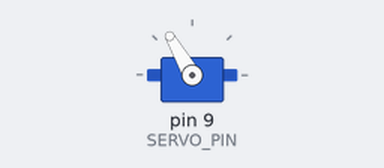
The sketch below on a simulated Arduino Uno, built with avr-gcc and run on an emulated ATmega328P. Shown: servo.

Above: at 0.05 s.
At 0.8 s:
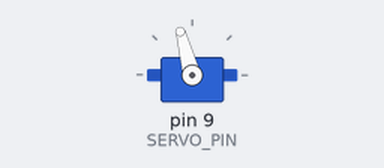
At 1.55 s:
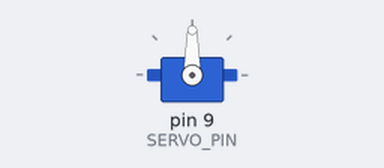
At 3.05 s:
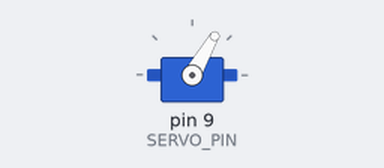
Timing chart, 0 to 7.0 s (numbered marks = the images above):
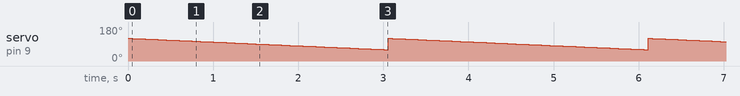

The sketch:

servo-test.ino
```cpp
// Программа реализует плавный поворот колёс влево-вправо

// Подключаем библиотеку для работы с сервоприводом модели
#include <Servo.h>

// Пин, к которому подключен сервопривод модели
#define SERVO_PIN       9

// Угол поворота качалки сервопривода
// 90 градусов - передние колёса модели стоят прямо
// > 90 градусов - передние колёса модели повёрнуты влево
// < 90 градусов - передние колёса модели повёрнуты вправо
// !ВНИМАНИЕ! Не ставьте угол колёс больше 120 градусов, и меньше 60 градусов
int angle = 120;
// Создаём экземпляр класса для управления сервоприводом
Servo myservo;

void setup() {
  // Указываем, к какому порту подключен сервопривод
  myservo.attach(SERVO_PIN);
}

void loop() {
  // Поворачиваем качалку сервопривода на угол, содержащийся в переменной angle
  myservo.write(angle);
  // Задержка для правильной работы сервопривода
  delay(50);
  // Уменьшаем угол поворота качалки сервопривода на один градус
  angle--;
  // Если угол поворота меньше 60 градусов, то устанавливаем угол
  // поворота в 120 градусов
  if(angle < 60)
    angle = 120;
}
```

Measured:
- by itself, servo on pin 9 (SERVO_PIN): ramps from 120° to 60° and jumps back, once every 3.1 s
